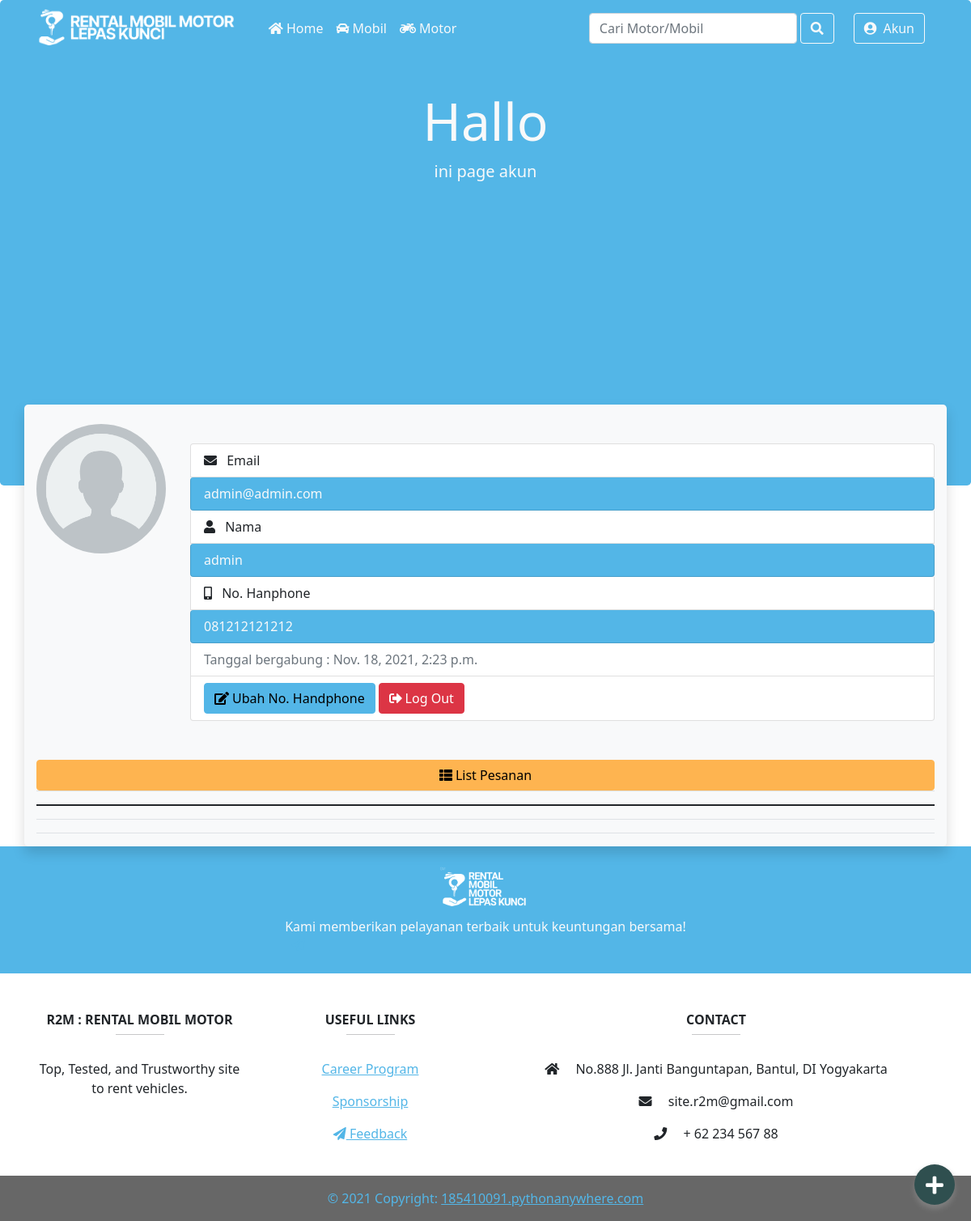
Page /akun/ (signed in) on the committed database.
### akun/models.py (models this page shows, shortened)
class NewAkun(AbstractBaseUser,PermissionsMixin):
    email = models.EmailField(verbose_name="email", max_length=254, unique=True)
    nama = models.CharField(verbose_name="nama", max_length=70)
    no_hp = models.CharField(verbose_name="nomor handphone", max_length=15, unique=False)
    tanggal_akun = models.DateTimeField(default=timezone.now)
    is_staff = models.BooleanField(default=False)
    is_superuser = models.BooleanField(default=False)
    is_active = models.BooleanField(default=True)
    objects = AkunManager()
    USERNAME_FIELD = 'email'
    REQUIRED_FIELDS = ['nama','no_hp']

### akun/views.py (the view)
# urls.py: path("", views.index , name="index"),
def index(request):
    if request.user.is_authenticated:
        if request.method == "POST":
            if request.POST['logout'] == "yes":
                logout(request)
                return redirect('home:index')
        email = request.user.email
        akun = NewAkun.objects.get(email=email)
        context = {
            'title':"Akun | R2M",
            'heading':"Hallo ",
            'subheading':"ini page akun",
            'akun' : akun
        }
        return render(request, 'akun/index.html',context)
    else:
        return redirect('akun:login')

### templates/akun/index.html (shortened to what this page needs)
{% extends 'base.html' %}
{% load static %}
{% block stylesheet %}
<link rel="stylesheet" href="{% static 'akun/css/jumbotron.css' %}" />
{% endblock stylesheet %}
{% block header %}
<div class="row m-auto ">
    <div class="col-12 w-auto">
        <h1 class="display-3 text-light text-center"><strong>{{heading}}</strong></h1>
        <p class="lead text-light text-center">{{subheading}}</p>
    </div>
</div>
{% endblock header %}
{% block content %}
<div class="row">
    <div class="col-sm-12 col-md-2 wy-5">
        <img src="{% static 'base-img/profile-ph.png' %}" class="img-fluid rounded-circle my-4 border-primary"
            alt="Foto Profile">
    </div>
    <div class="col-sm-12 col-md-10 my-5">
        <ul class="list-group">
            <li class="list-group-item"> <i class="fas fa-envelope mr-2"></i> Email</li>
            <li class="list-group-item bg-primary text-light rounded">{{akun.email}}</li>
            <li class="list-group-item"><i class="fas fa-user mr-2"></i> Nama</li>
            <li class="list-group-item bg-primary text-light rounded">{{akun.nama}}</li>
            <li class="list-group-item "><i class="fas fa-mobile-alt mr-2"></i> No. Hanphone</li>
            <li class="list-group-item bg-primary text-light rounded">{{akun.no_hp}}</li>
            <li class="list-group-item disabled">Tanggal bergabung : {{akun.tanggal_akun}}</li>
            <li class="list-group-item inline">
                <button type="button" class="btn btn-primary"><i class="fas fa-edit mr-1"></i>Ubah No.
                    Handphone</button>
                <button type="button" class="btn btn-danger" data-toggle="modal" data-target="#logoutModal"><i
                        class="fas fa-sign-out-alt mr-1"></i>Log Out</button>
            </li>
        </ul>
    </div>
</div>
<div class="row">
    <div class="col">
        <button class="btn btn-warning btn-block"><i class="fas fa-th-list mr-1"></i>List Pesanan</button>
        <table class="table">
            <thead>
                <tr>
                    <th></th>
                    <th></th>
                    <th></th>
                </tr>
            </thead>
            <tbody>
                <tr>
                    <td scope="row"></td>
                    <td></td>
                    <td></td>
                </tr>
                <tr>
                    <td scope="row"></td>
                    <td></td>
                    <td></td>
                </tr>
            </tbody>
        </table>
    </div>
</div>
{% endblock content %}

### static/home/css/fab.css (style rules this page uses)
* { padding: 0; margin: 0; }

### rows in the picture
NewAkun: email "admin@admin.com", nama "admin", no_hp "081212121212", tanggal_akun "Nov. 18, 2021, 2:23 p.m."

### other values in the picture
{{ heading }} "Hallo"
{{ subheading }} "ini page akun"
